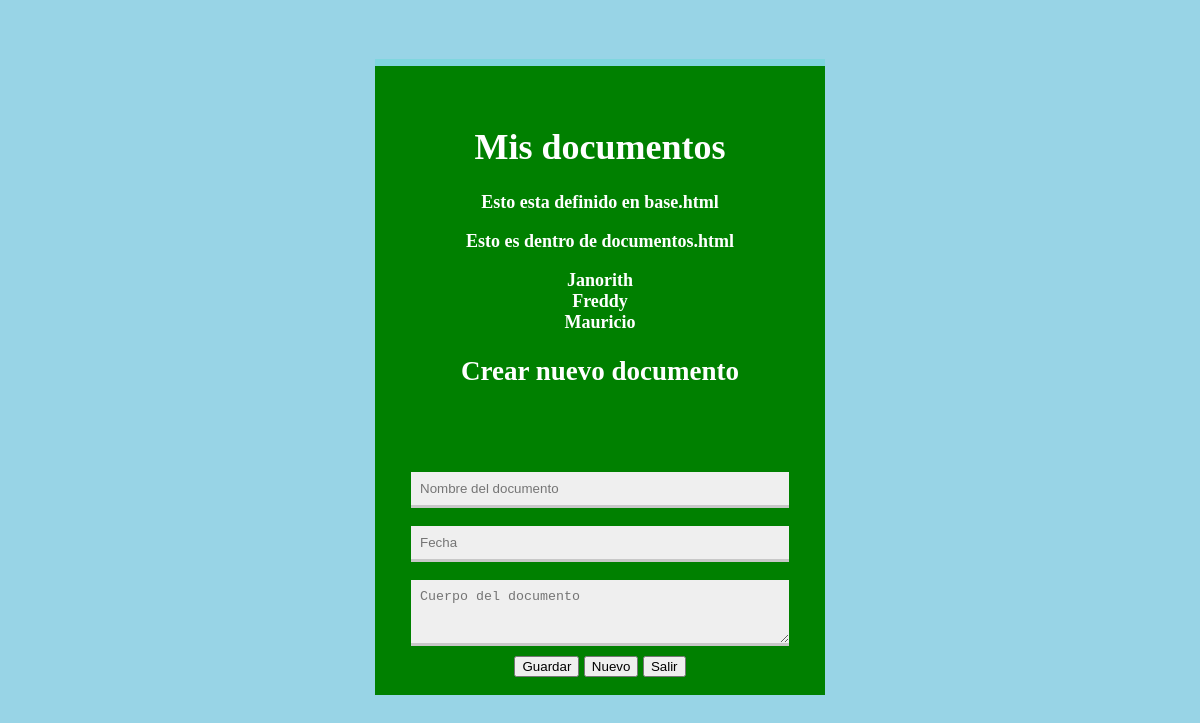
Screenshot of /documentos/ with the database file from the repository.
### documentos/models.py (models this page shows, shortened)
class Documento(models.Model):
	fecha = models.DateTimeField(null=True, blank=True)
	nombre = models.CharField(max_length = 800, null=True, blank=True)

### documentos/views.py (the view)
# urls.py: url(r'^documentos/$', Documentos.as_view()),
class Documentos(View):
	def get(self, request, *args, **kwargs):
		docs = Documento.objects.all()
		context = {
		    'docs': docs,
		    'encabezado': 'Mis documentos'
		}
		return render(
			request,
			'documento.html',
			context
		)

### templates/documento.html
{% extends 'base.html' %}
{% block contenido %}
	<p>Esto es dentro de documentos.html</p>
	{% for d in docs %}
		<div>{{d.nombre}}</div>
	{% endfor %}
{% endblock %}

### templates/Styles.css (style rules this page uses)
html { font-size: 18px; }
body { background-color: #98D4E6; }

### rows the page displays
Documento: nombre "Janorith"
Documento: nombre "Freddy"
Documento: nombre "Mauricio"

### other values shown
{{ encabezado }} "Mis documentos"
